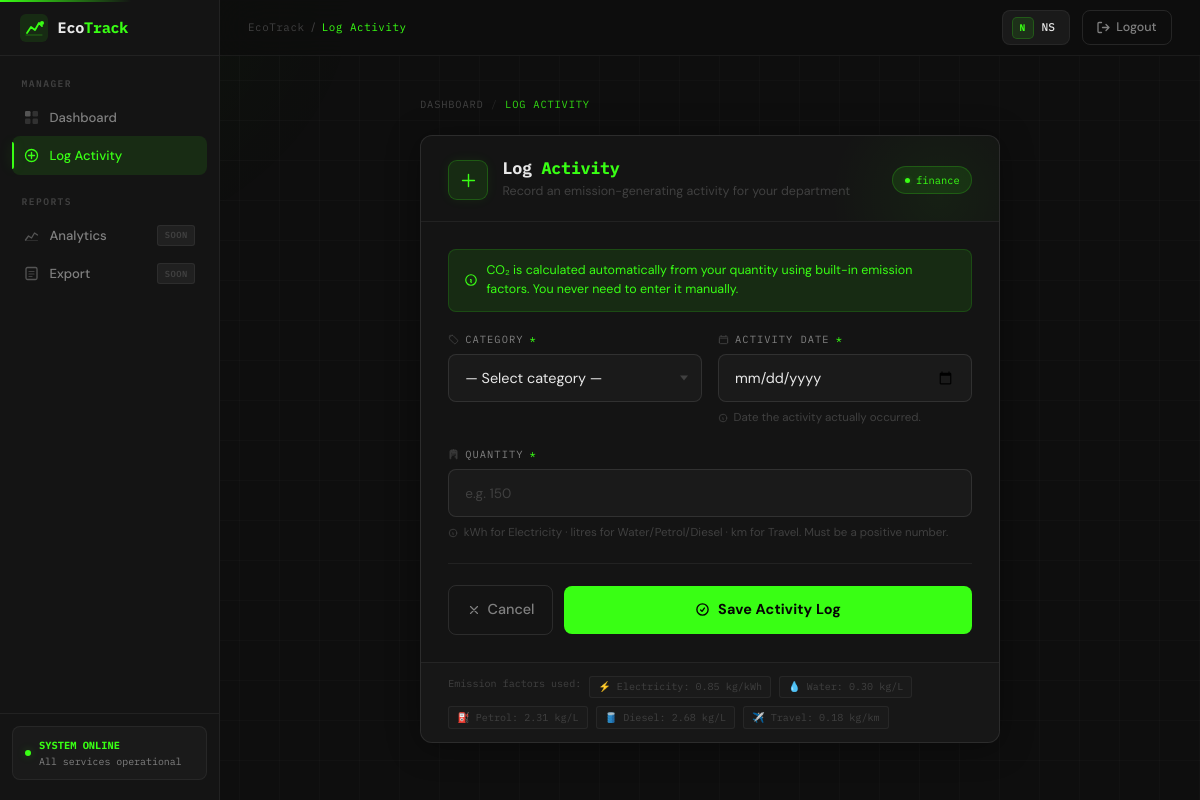
Page /manager/add-activity/ (signed in) on the earlier database version.
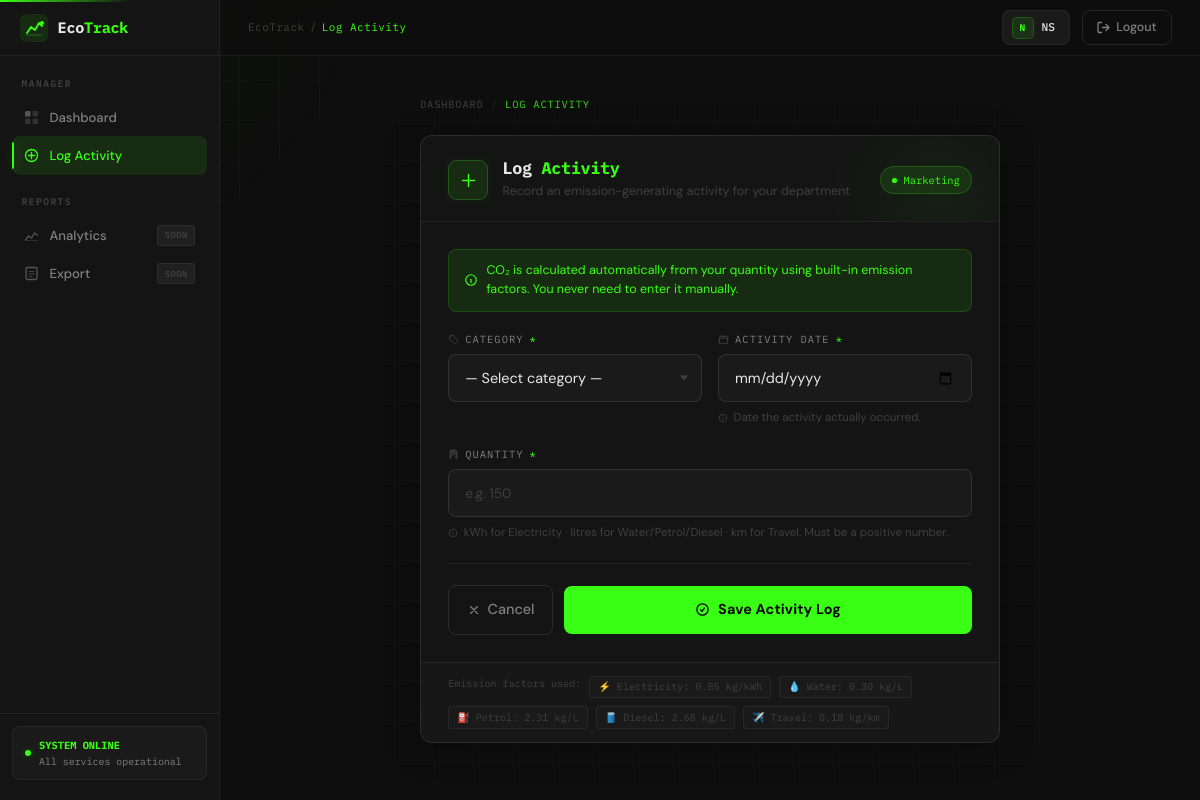
Same page on the later database version.
### core/models.py (models this page shows)
class Department(models.Model):
    name = models.CharField(max_length=100)
    location = models.CharField(max_length=255)
    organization = models.ForeignKey('Organization', on_delete=models.CASCADE)
    managed_by = models.OneToOneField(User, on_delete=models.CASCADE, null=True, blank=True)
    created_at = models.DateTimeField(auto_now_add=True)

### core/views.py (the view, shortened to what this page needs)
# urls.py: path('manager/add-activity/', views.add_activity,      name='add_activity'),
@login_required
def add_activity(request):
    dept = Department.objects.filter(managed_by=request.user).first()
    if not dept:
        return redirect('dashboard')
    org_name = dept.organization.name if dept.organization else "EcoTrack"
    return render(request, 'manager/add_activity.html', {
        'dept':     dept,
        'org_name': org_name,
        'categories': ['Electricity', 'Water', 'Petrol', 'Diesel', 'Travel'],
    })

### core/templates/manager/add_activity.html (shortened to what the changed rows need)
﻿{% extends 'manager/base_manager.html' %}
{% block content %}
<div class="aa-root">
    <div class="aa-wrap">
        <div class="aa-card">
            <div class="aa-card-header">
                <div class="aa-icon">
                    <svg fill="none" viewBox="0 0 24 24" stroke-width="1.8" stroke="currentColor">
                        <path stroke-linecap="round" stroke-linejoin="round"
                              d="M12 4.5v15m7.5-7.5h-15" />
                    </svg>
                </div>
                <div class="aa-header-txt">
                    <h1 class="aa-title">Log <span>Activity</span></h1>
                    <p class="aa-subtitle">Record an emission-generating activity for your department</p>
                </div>
                <span class="aa-dept-pill">
                    <span class="aa-pill-dot"></span>{{ dept.name }}
                </span>
            </div>
        </div>
    </div>
</div>
{% endblock %}

Differences in the rows shown:
changed Department: name "finance" → "Marketing"
